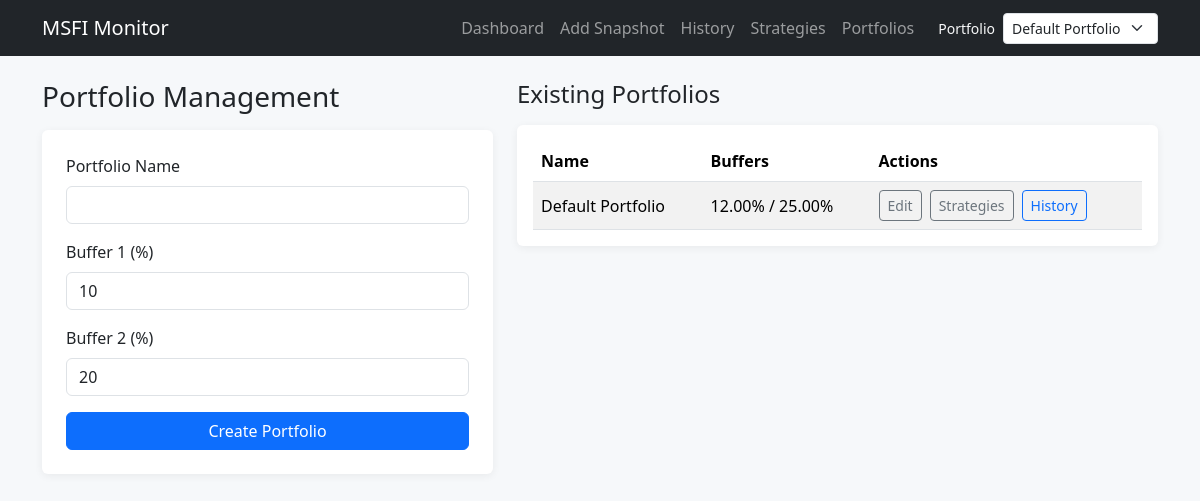
The app's page /portfolios, older data.
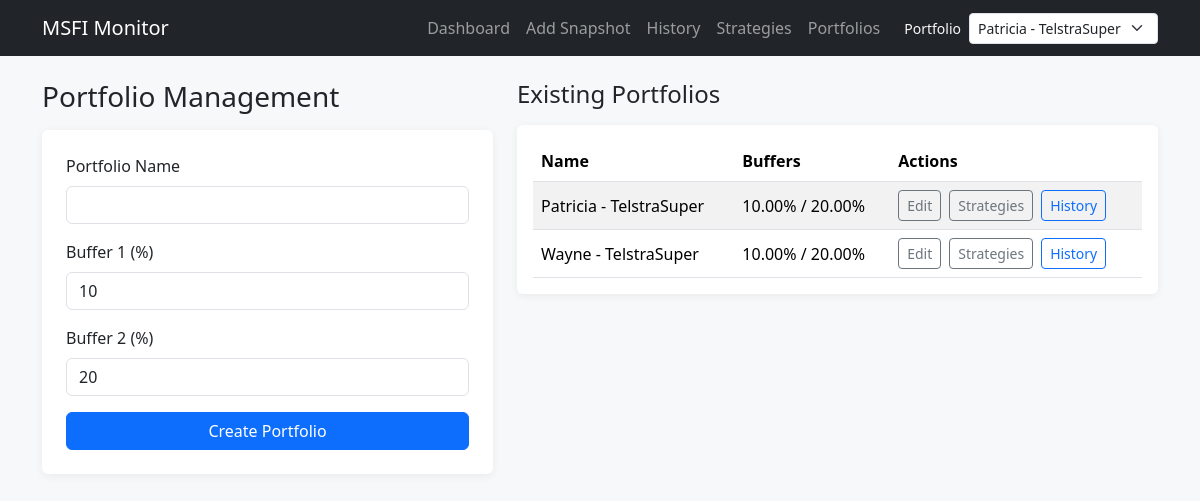
The same page, newer data.
### tables this page shows
CREATE TABLE portfolios (
            id INTEGER PRIMARY KEY AUTOINCREMENT,
            name TEXT NOT NULL UNIQUE,
            buffer_1_percent REAL NOT NULL,
            buffer_2_percent REAL NOT NULL,
            created_at TEXT NOT NULL DEFAULT CURRENT_TIMESTAMP
        );

### app.py (the view, shortened to what this page needs)
    @app.route("/portfolios", methods=["GET", "POST"])
    def portfolios():
        error = None
        form_data = _portfolio_create_form_defaults()
        return render_template("portfolios.html", portfolios=get_all_portfolios(), form_data=form_data, error=error)

### app.py (called while the page is built)
def _portfolio_create_form_defaults() -> dict[str, str]:
    return {"name": "", "buffer_1_percent": DEFAULT_BUFFER_1_PERCENT, "buffer_2_percent": DEFAULT_BUFFER_2_PERCENT}

### database.py (called while the page is built)
def get_db():
    if "db" not in g:
        app_config = g.get("app_config", current_app.config)
        database_path = app_config["DATABASE"]
        connection = sqlite3.connect(database_path)
        connection.row_factory = sqlite3.Row
        connection.execute("PRAGMA foreign_keys = ON")
        g.db = connection
    return g.db

### models.py (called while the page is built)
def get_all_portfolios():
    db = get_db()
    return db.execute("SELECT * FROM portfolios ORDER BY name ASC").fetchall()

### templates/portfolios.html (shortened to what this page needs)
{% extends "base.html" %}
{% block content %}
<div class="row g-4">
    <div class="col-lg-5">
        <h1 class="h3 mb-3">Portfolio Management</h1>
        <form method="post" class="card p-4">
            <div class="mb-3">
                <label class="form-label">Portfolio Name</label>
                <input type="text" name="name" class="form-control" value="{{ form_data.get('name', '') }}" required>
            </div>
            <div class="mb-3">
                <label class="form-label">Buffer 1 (%)</label>
                <input type="number" step="0.01" name="buffer_1_percent" class="form-control" value="{{ form_data.get('buffer_1_percent', '10') }}" required>
            </div>
            <div class="mb-3">
                <label class="form-label">Buffer 2 (%)</label>
                <input type="number" step="0.01" name="buffer_2_percent" class="form-control" value="{{ form_data.get('buffer_2_percent', '20') }}" required>
            </div>
            <button class="btn btn-primary" type="submit">Create Portfolio</button>
        </form>
    </div>
    <div class="col-lg-7">
        <h2 class="h4 mb-3">Existing Portfolios</h2>
        <div class="card p-3">
            {% if portfolios %}
            <div class="table-responsive">
                <table class="table table-striped align-middle mb-0">
                    <thead>
                    <tr>
                        <th>Name</th>
                        <th>Buffers</th>
                        <th>Actions</th>
                    </tr>
                    </thead>
                    <tbody>
                    {% for portfolio in portfolios %}
                    <tr>
                        <td>{{ portfolio["name"] }}</td>
                        <td>{{ "{:.2f}%".format(portfolio["buffer_1_percent"] * 100) }} / {{ "{:.2f}%".format(portfolio["buffer_2_percent"] * 100) }}</td>
                        <td class="d-flex gap-2">
                            <a class="btn btn-outline-secondary btn-sm" href="{{ url_for('edit_portfolio', portfolio_id=portfolio['id']) }}">Edit</a>
                            <a class="btn btn-outline-secondary btn-sm" href="{{ url_for('strategies', portfolio_id=portfolio['id']) }}">Strategies</a>
                            <a class="btn btn-outline-primary btn-sm" href="{{ url_for('history', portfolio_id=portfolio['id']) }}">History</a>
                        </td>
                    </tr>
                    {% endfor %}
                    </tbody>
                </table>
            </div>
            {% else %}
            <p class="mb-0">No portfolios yet.</p>
            {% endif %}
        </div>
    </div>
</div>
{% endblock %}

Row changes from the older to the newer data that the page shows:
added portfolios: name "Patricia - TelstraSuper", portfolio['buffer_1_percent']*100 "10.00%", portfolio['buffer_2_percent']*100 "20.00%"
changed portfolios: name "Default Portfolio" → "Wayne - TelstraSuper"; portfolio['buffer_1_percent']*100 "12.00%" → "10.00%"; portfolio['buffer_2_percent']*100 "25.00%" → "20.00%"
Text that changed along with them:
form field value: "Default Portfolio" → "Patricia - TelstraSuper"
